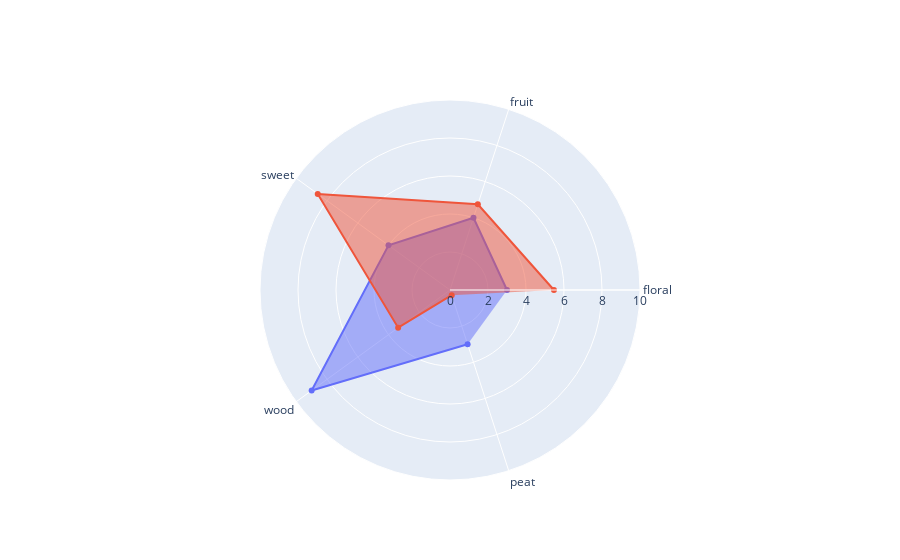

Notebook source saved alongside this figure:
### Code cell
compare_visual("000633", n)

### Figure 1 — Plotly figure (JSON) as saved in the notebook; plotly's stock layout.template omitted (floating-point values rounded to 4 significant figures)
{"data": [{"fill": "toself", "name": "panelist", "r": [3, 4, 4, 9, 3], "theta": ["floral", "fruit", "sweet", "wood", "peat"], "type": "scatterpolar"}, {"fill": "toself", "name": "MS_prediction", "r": [5.471, 4.741, 8.604, 3.373, 0.2877], "theta": ["floral", "fruit", "sweet", "wood", "peat"], "type": "scatterpolar"}], "layout": {"polar": {"radialaxis": {"range": [0, 10], "visible": true}}, "showlegend": false}}
